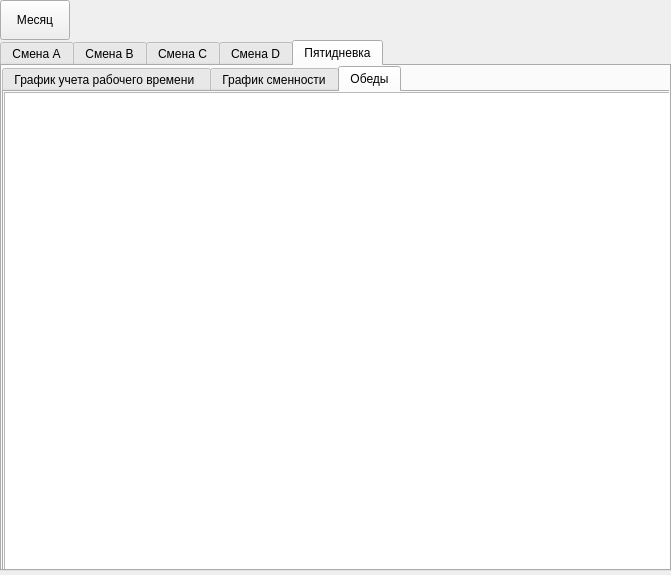
<?xml version="1.0" encoding="UTF-8"?>
<ui version="4.0">
 <class>Form</class>
 <widget class="QWidget" name="Form">
  <property name="geometry">
   <rect>
    <x>0</x>
    <y>0</y>
    <width>671</width>
    <height>575</height>
   </rect>
  </property>
  <property name="windowTitle">
   <string>Form</string>
  </property>
  <widget class="QPushButton" name="pushButton">
   <property name="geometry">
    <rect>
     <x>0</x>
     <y>0</y>
     <width>70</width>
     <height>40</height>
    </rect>
   </property>
   <property name="text">
    <string>Месяц</string>
   </property>
  </widget>
  <widget class="QTabWidget" name="tabWidget_2">
   <property name="geometry">
    <rect>
     <x>0</x>
     <y>40</y>
     <width>671</width>
     <height>531</height>
    </rect>
   </property>
   <property name="currentIndex">
    <number>4</number>
   </property>
   <widget class="QWidget" name="tab_2">
    <attribute name="title">
     <string>Смена A</string>
    </attribute>
    <widget class="QTabWidget" name="tabWidget_3">
     <property name="geometry">
      <rect>
       <x>0</x>
       <y>0</y>
       <width>670</width>
       <height>510</height>
      </rect>
     </property>
     <property name="currentIndex">
      <number>0</number>
     </property>
     <widget class="QWidget" name="tab_23">
      <attribute name="title">
       <string>График учета рабочего времени </string>
      </attribute>
      <widget class="QTableWidget" name="tableWidget_16">
       <property name="geometry">
        <rect>
         <x>0</x>
         <y>0</y>
         <width>670</width>
         <height>510</height>
        </rect>
       </property>
      </widget>
     </widget>
     <widget class="QWidget" name="tab_24">
      <attribute name="title">
       <string>График сменности</string>
      </attribute>
      <widget class="QTableWidget" name="tableWidget_17">
       <property name="geometry">
        <rect>
         <x>0</x>
         <y>0</y>
         <width>670</width>
         <height>510</height>
        </rect>
       </property>
      </widget>
     </widget>
     <widget class="QWidget" name="tab_25">
      <attribute name="title">
       <string>Обеды</string>
      </attribute>
      <widget class="QTableWidget" name="tableWidget_18">
       <property name="geometry">
        <rect>
         <x>0</x>
         <y>0</y>
         <width>670</width>
         <height>510</height>
        </rect>
       </property>
      </widget>
     </widget>
    </widget>
   </widget>
   <widget class="QWidget" name="tab_4">
    <attribute name="title">
     <string>Смена B</string>
    </attribute>
    <widget class="QTabWidget" name="tabWidget">
     <property name="geometry">
      <rect>
       <x>0</x>
       <y>0</y>
       <width>670</width>
       <height>510</height>
      </rect>
     </property>
     <property name="currentIndex">
      <number>2</number>
     </property>
     <widget class="QWidget" name="tab">
      <attribute name="title">
       <string>График учета рабочего времени </string>
      </attribute>
      <widget class="QTableWidget" name="tableWidget">
       <property name="geometry">
        <rect>
         <x>0</x>
         <y>0</y>
         <width>670</width>
         <height>510</height>
        </rect>
       </property>
      </widget>
     </widget>
     <widget class="QWidget" name="tab_6">
      <attribute name="title">
       <string>График сменности</string>
      </attribute>
      <widget class="QTableWidget" name="tableWidget_2">
       <property name="geometry">
        <rect>
         <x>0</x>
         <y>0</y>
         <width>670</width>
         <height>510</height>
        </rect>
       </property>
      </widget>
     </widget>
     <widget class="QWidget" name="tab_3">
      <attribute name="title">
       <string>Обеды</string>
      </attribute>
      <widget class="QTableWidget" name="tableWidget_3">
       <property name="geometry">
        <rect>
         <x>0</x>
         <y>0</y>
         <width>670</width>
         <height>510</height>
        </rect>
       </property>
      </widget>
     </widget>
    </widget>
   </widget>
   <widget class="QWidget" name="tab_17">
    <attribute name="title">
     <string>Смена C</string>
    </attribute>
    <widget class="QTabWidget" name="tabWidget_5">
     <property name="geometry">
      <rect>
       <x>0</x>
       <y>0</y>
       <width>670</width>
       <height>510</height>
      </rect>
     </property>
     <property name="currentIndex">
      <number>2</number>
     </property>
     <widget class="QWidget" name="tab_26">
      <attribute name="title">
       <string>График учета рабочего времени </string>
      </attribute>
      <widget class="QTableWidget" name="tableWidget_19">
       <property name="geometry">
        <rect>
         <x>0</x>
         <y>0</y>
         <width>670</width>
         <height>510</height>
        </rect>
       </property>
      </widget>
     </widget>
     <widget class="QWidget" name="tab_27">
      <attribute name="title">
       <string>График сменности</string>
      </attribute>
      <widget class="QTableWidget" name="tableWidget_20">
       <property name="geometry">
        <rect>
         <x>0</x>
         <y>0</y>
         <width>670</width>
         <height>510</height>
        </rect>
       </property>
      </widget>
     </widget>
     <widget class="QWidget" name="tab_28">
      <attribute name="title">
       <string>Обеды</string>
      </attribute>
      <widget class="QTableWidget" name="tableWidget_21">
       <property name="geometry">
        <rect>
         <x>0</x>
         <y>0</y>
         <width>670</width>
         <height>510</height>
        </rect>
       </property>
      </widget>
     </widget>
    </widget>
   </widget>
   <widget class="QWidget" name="tab_18">
    <attribute name="title">
     <string>Смена D</string>
    </attribute>
    <widget class="QTabWidget" name="tabWidget_6">
     <property name="geometry">
      <rect>
       <x>0</x>
       <y>0</y>
       <width>670</width>
       <height>510</height>
      </rect>
     </property>
     <property name="currentIndex">
      <number>2</number>
     </property>
     <widget class="QWidget" name="tab_29">
      <attribute name="title">
       <string>График учета рабочего времени </string>
      </attribute>
      <widget class="QTableWidget" name="tableWidget_22">
       <property name="geometry">
        <rect>
         <x>0</x>
         <y>0</y>
         <width>670</width>
         <height>510</height>
        </rect>
       </property>
      </widget>
     </widget>
     <widget class="QWidget" name="tab_30">
      <attribute name="title">
       <string>График сменности</string>
      </attribute>
      <widget class="QTableWidget" name="tableWidget_23">
       <property name="geometry">
        <rect>
         <x>0</x>
         <y>0</y>
         <width>670</width>
         <height>510</height>
        </rect>
       </property>
      </widget>
     </widget>
     <widget class="QWidget" name="tab_31">
      <attribute name="title">
       <string>Обеды</string>
      </attribute>
      <widget class="QTableWidget" name="tableWidget_24">
       <property name="geometry">
        <rect>
         <x>0</x>
         <y>0</y>
         <width>670</width>
         <height>510</height>
        </rect>
       </property>
      </widget>
     </widget>
    </widget>
   </widget>
   <widget class="QWidget" name="tab_19">
    <attribute name="title">
     <string>Пятидневка</string>
    </attribute>
    <widget class="QTabWidget" name="tabWidget_7">
     <property name="geometry">
      <rect>
       <x>0</x>
       <y>0</y>
       <width>670</width>
       <height>510</height>
      </rect>
     </property>
     <property name="currentIndex">
      <number>2</number>
     </property>
     <widget class="QWidget" name="tab_32">
      <attribute name="title">
       <string>График учета рабочего времени </string>
      </attribute>
      <widget class="QTableWidget" name="tableWidget_25">
       <property name="geometry">
        <rect>
         <x>0</x>
         <y>0</y>
         <width>670</width>
         <height>510</height>
        </rect>
       </property>
      </widget>
     </widget>
     <widget class="QWidget" name="tab_33">
      <attribute name="title">
       <string>График сменности</string>
      </attribute>
      <widget class="QTableWidget" name="tableWidget_26">
       <property name="geometry">
        <rect>
         <x>0</x>
         <y>0</y>
         <width>670</width>
         <height>510</height>
        </rect>
       </property>
      </widget>
     </widget>
     <widget class="QWidget" name="tab_34">
      <attribute name="title">
       <string>Обеды</string>
      </attribute>
      <widget class="QTableWidget" name="tableWidget_27">
       <property name="geometry">
        <rect>
         <x>0</x>
         <y>0</y>
         <width>670</width>
         <height>510</height>
        </rect>
       </property>
      </widget>
     </widget>
    </widget>
   </widget>
  </widget>
  <zorder>tabWidget_2</zorder>
  <zorder>pushButton</zorder>
 </widget>
 <resources/>
 <connections/>
</ui>
